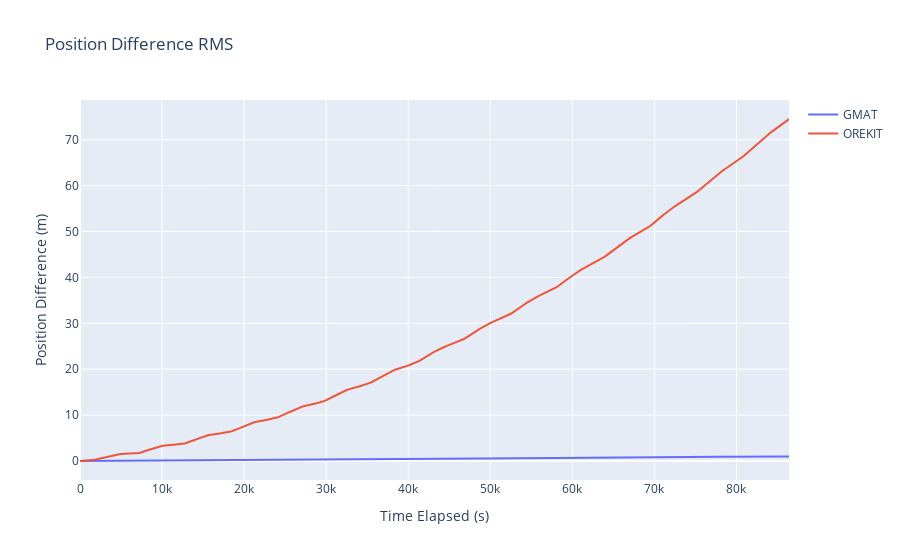

Notebook source saved alongside this figure:
### Markdown cell above
Plot position error

### Code cell
orbit_df_RMS_position_list = [
    ostk_states_compared_df[list_ind][["Elapsed secs", "${\delta}x$"]]
    for list_ind in range(0, len(all_comparison_states))
]

figure = go.Figure()
figure.update_layout(title=f"Position Difference RMS", showlegend=True, height=1000)
figure.update_xaxes(title_text="Time Elapsed (s)")
figure.update_yaxes(title_text="Position Difference (m)")

for list_ind, orbit_df_RMS_position in enumerate(orbit_df_RMS_position_list):
    figure.add_trace(
        go.Scatter(
            x=orbit_df_RMS_position["Elapsed secs"],
            y=orbit_df_RMS_position["${\delta}x$"],
            name=legend_name_list[list_ind],
            mode="lines",
        )
    )

figure.show()

### Figure 1 — Plotly figure (JSON) as saved in the notebook; plotly's stock layout.template omitted (floating-point values rounded to 4 significant figures; data arrays with more than 128 entries replaced by an {"elided": "..."} marker saying what was removed)
{"data": [{"mode": "lines", "name": "GMAT", "type": "scatter", "x": {"elided": "721 float values"}, "y": {"elided": "721 float values"}}, {"mode": "lines", "name": "OREKIT", "type": "scatter", "x": {"elided": "721 int values"}, "y": {"elided": "721 float values"}}], "layout": {"autosize": true, "showlegend": true, "title": {"text": "Position Difference RMS"}, "xaxis": {"autorange": true, "range": [0, 86400.0], "title": {"text": "Time Elapsed (s)"}, "type": "linear"}, "yaxis": {"autorange": true, "range": [-4.14, 78.65], "title": {"text": "Position Difference (m)"}, "type": "linear"}}}
